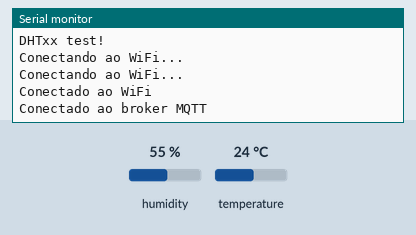
A sketch run on a simulated ESP32. Parts: the last lines printed to the serial monitor. The test bench sets the inputs (shaded band); at power-on: humidity 55 %, temperature 24 °C. WiFi joins after 1.5 s; servers stay silent unless stated; no MQTT or app messages arrive unless stated.

Above: at 3.2 s.
3.3 s: humidity set to 22 %
At 8.4 s:
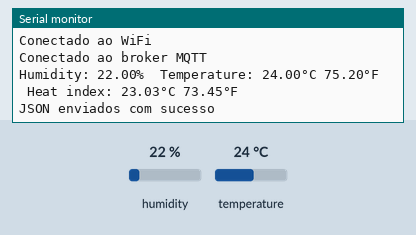
12.3 s: temperature set to 12 °C
At 14.5 s:
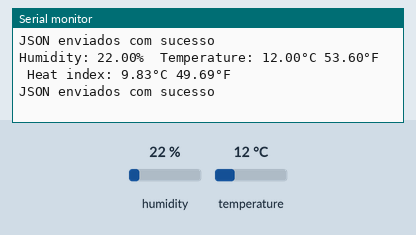
21.3 s: humidity set to 40 %
At 26.7 s:
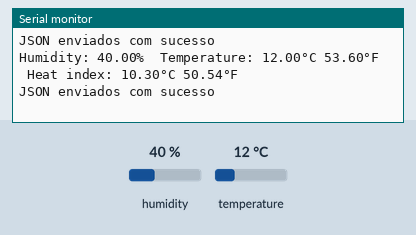
Timing chart, 0 to 28.2 s (numbered marks = the images above; inputs shaded):
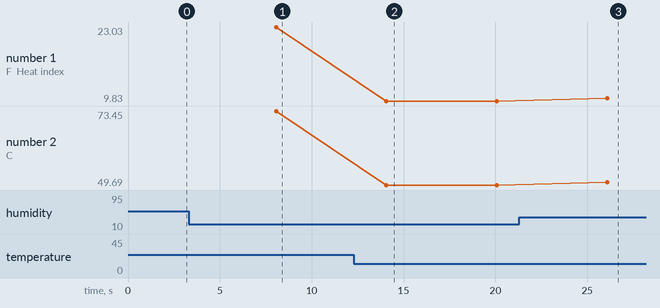

The sketch:

arduino.ino
```cpp
#include "DHT.h"
#include <WiFi.h>
#include <PubSubClient.h>
#include <ArduinoJson.h>

#define DHTPIN 22     // Digital pin connected to the DHT sensor
#define DHTTYPE DHT22   // DHT 22  (AM2302), AM2321

const char* ssid = "ROTA 69 2G";
const char* password = "SADDAN69";

// Configurações do broker MQTT (substitua pelos dados do seu ambiente Kapua)
const char* mqttServer = "143.107.232.252";
const int mqttPort = 7043;
const char* mqttUser = "mqtt";
const char* mqttPassword = "mqtt@123";

DHT dht(DHTPIN, DHTTYPE);

WiFiClient espClient;
PubSubClient client(espClient);

void setup() {
  Serial.begin(115200);
  Serial.println(F("DHTxx test!"));
  dht.begin();


  WiFi.begin(ssid, password);
  while (WiFi.status() != WL_CONNECTED) {
    delay(1000);
    Serial.println("Conectando ao WiFi...");
  }

  Serial.println("Conectado ao WiFi");
  client.setServer(mqttServer, mqttPort);
  client.setCallback(callback);

  while (!client.connected()) {
    if (client.connect("client-id-kura", mqttUser, mqttPassword)) {
      Serial.println("Conectado ao broker MQTT");
    } else {
      Serial.print("Falha na conexão ao broker MQTT, rc=");
      Serial.println(client.state());
      // Serial.println(client.)
      delay(2000);
    }
  }
}

void loop() {
  // Wait a few seconds between measurements.

  delay(6000);
  if (!client.connected()){
    reconnect();
  }

  // Reading temperature or humidity takes about 250 milliseconds!
  // Sensor readings may also be up to 2 seconds 'old' (its a very slow sensor)
  float h = dht.readHumidity();
  // Read temperature as Celsius (the default)
  float t = dht.readTemperature();
  // Read temperature as Fahrenheit (isFahrenheit = true)
  float f = dht.readTemperature(true);

  // Check if any reads failed and exit early (to try again).
  if (isnan(h) || isnan(t) || isnan(f)) {
    Serial.println(F("Failed to read from DHT sensor!"));
    return;
  }

  // Compute heat index in Fahrenheit (the default)
  float hif = dht.computeHeatIndex(f, h);
  // Compute heat index in Celsius (isFahreheit = false)
  float hic = dht.computeHeatIndex(t, h, false);

  Serial.print(F("Humidity: "));
  Serial.print(h);
  Serial.print(F("%  Temperature: "));
  Serial.print(t);
  Serial.print(F("°C "));
  Serial.print(f);
  Serial.print(F("°F  Heat index: "));
  Serial.print(hic);
  Serial.print(F("°C "));
  Serial.print(hif);
  Serial.println(F("°F"));
  StaticJsonDocument<200> doc;
  JsonObject metrics = doc.createNestedObject("metrics");
  metrics["temperatura"] = t;
  metrics["umidade"] = h;
  metrics["sensacao_termica"] = hic;

  char jsonBuffer[256];
  serializeJson(doc, jsonBuffer);
  char * topico = "account-kura/client-id-kura/sensor/dados";
  bool envio = client.publish(topico, jsonBuffer);

  if (envio) {
    Serial.println("JSON enviados com sucesso");
  } else {
    Serial.println("Falha ao enviar os dados");
  }
}

void callback(char* topic, byte* payload, unsigned int length) {
  // Função de callback chamada quando uma mensagem é recebida no tópico subscrito
  Serial.print("Mensagem recebida no tópico: ");
  Serial.println(topic);

  Serial.print("Payload: ");
  for (int i = 0; i < length; i++) {
    Serial.print((char)payload[i]);
  }
  Serial.println();
}

void reconnect() {
   while (!client.connected()) {
      Serial.println("Tentando reconectar ao broker MQTT...");
      if (client.connect("ESP32", mqttUser, mqttPassword)) {
         Serial.println("Conectado ao broker MQTT");
      } else {
         Serial.print("Falha na conexão ao broker MQTT, rc=");
         Serial.println(client.state());
         delay(5000);  // Espere 5 segundos antes de tentar novamente
      }
   }
}
```

Measured:
- after the input at 3.3 s, the serial monitor: prints a new line after 4.8 s (image 1)
- after the input at 12.3 s, the serial monitor: prints a new line after 1.8 s (image 2)
- after the input at 21.3 s, the serial monitor: prints a new line after 4.8 s (image 3)
- plotted number 1: 23.03 → 9.83 after the input at 12.3 s, 9.83 → 10.3 after the input at 21.3 s
- plotted number 2: 73.45 → 49.69 after the input at 12.3 s, 49.69 → 50.54 after the input at 21.3 s
